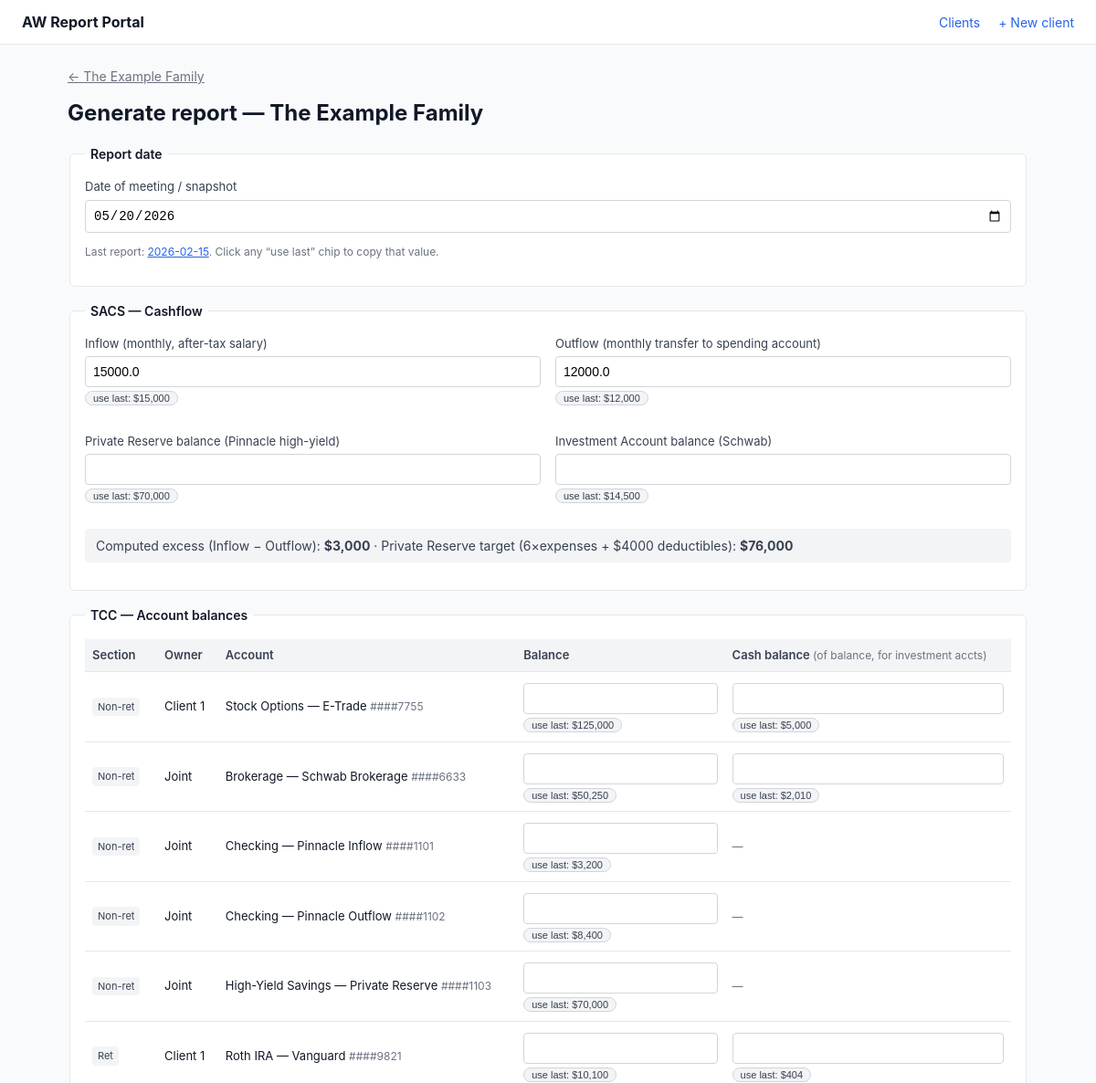
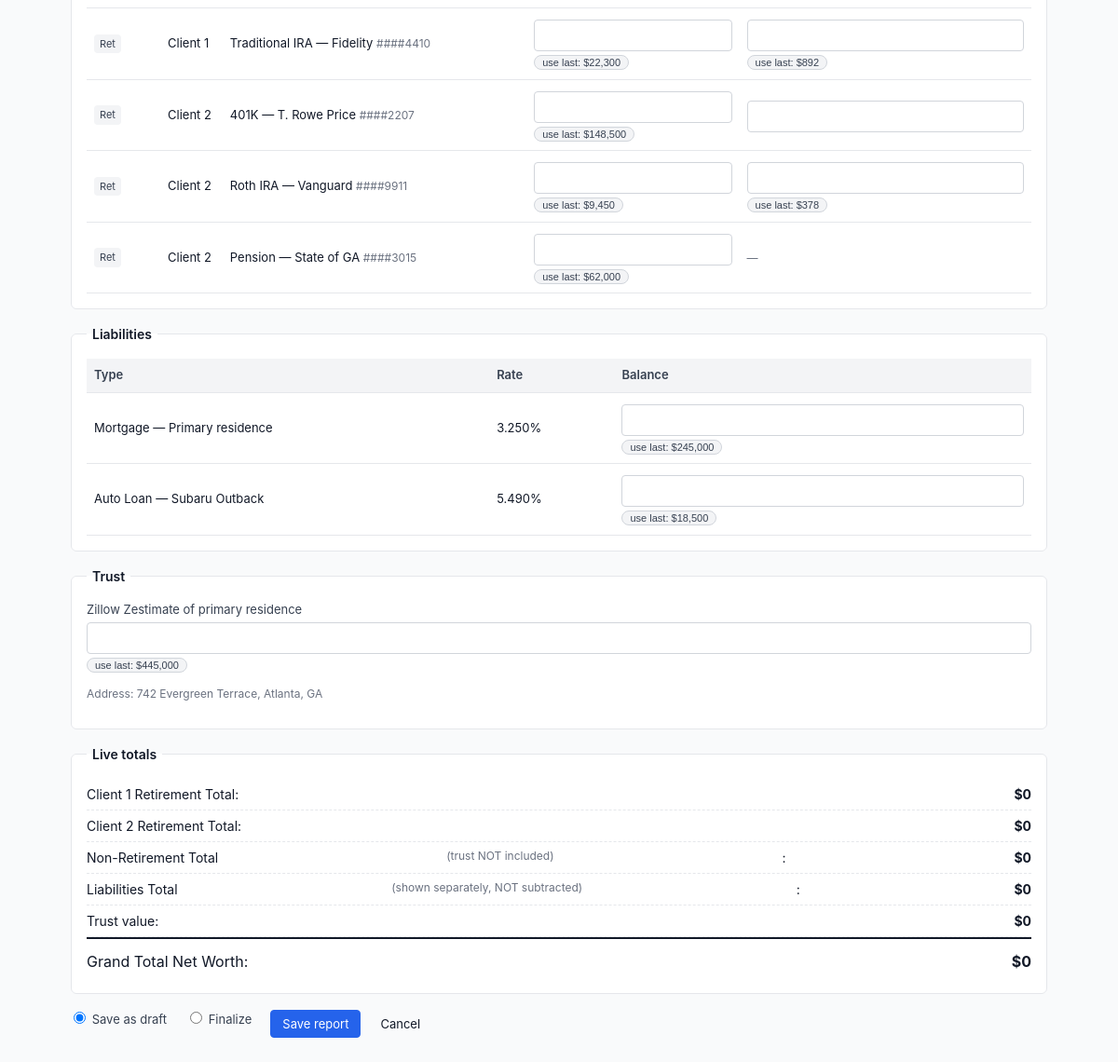
Page /clients/1/reports/new on the committed database (2 pictures, top to bottom).
### tables this page shows
CREATE TABLE clients (
    id INTEGER PRIMARY KEY AUTOINCREMENT,
    label TEXT NOT NULL,
    is_married INTEGER NOT NULL DEFAULT 0,

    client1_name TEXT NOT NULL,
    client1_dob TEXT NOT NULL,
    client1_ssn_last4 TEXT,

    client2_name TEXT,
    client2_dob TEXT,
    client2_ssn_last4 TEXT,

    monthly_salary REAL NOT NULL DEFAULT 0,
    client1_salary REAL NOT NULL DEFAULT 0,
    client2_salary REAL NOT NULL DEFAULT 0,
    monthly_expense_budget REAL NOT NULL DEFAULT 0,
    private_reserve_target_override REAL,

    trust_property_address TEXT,

    created_at TEXT DEFAULT CURRENT_TIMESTAMP,
    updated_at TEXT DEFAULT CURRENT_TIMESTAMP
);

CREATE TABLE reports (
    id INTEGER PRIMARY KEY AUTOINCREMENT,
    client_id INTEGER NOT NULL,
    report_date TEXT NOT NULL,
    inflow_monthly REAL,
    outflow_monthly REAL,
    private_reserve_balance REAL,
    investment_account_balance REAL,
    trust_zillow_value REAL,
    status TEXT NOT NULL DEFAULT 'draft' CHECK (status IN ('draft', 'finalized')),
    created_at TEXT DEFAULT CURRENT_TIMESTAMP,
    finalized_at TEXT,
    FOREIGN KEY (client_id) REFERENCES clients(id) ON DELETE CASCADE
);

CREATE TABLE accounts (
    id INTEGER PRIMARY KEY AUTOINCREMENT,
    client_id INTEGER NOT NULL,
    category TEXT NOT NULL CHECK (category IN ('retirement', 'non_retirement', 'liability')),
    owner TEXT NOT NULL CHECK (owner IN ('client1', 'client2', 'joint')),
    account_type TEXT NOT NULL,
    nickname TEXT,
    account_number_last4 TEXT,
    interest_rate REAL,
    institution TEXT,
    is_investment INTEGER NOT NULL DEFAULT 0,
    sort_order INTEGER NOT NULL DEFAULT 0,
    FOREIGN KEY (client_id) REFERENCES clients(id) ON DELETE CASCADE
);

CREATE TABLE account_balances (
    id INTEGER PRIMARY KEY AUTOINCREMENT,
    report_id INTEGER NOT NULL,
    account_id INTEGER NOT NULL,
    balance REAL,
    cash_balance REAL,
    FOREIGN KEY (report_id) REFERENCES reports(id) ON DELETE CASCADE,
    FOREIGN KEY (account_id) REFERENCES accounts(id) ON DELETE CASCADE,
    UNIQUE (report_id, account_id)
);

### app.py (the view)
    @app.route("/clients/<int:client_id>/reports/new", methods=["GET", "POST"])
    def report_new(client_id):
        client = get_client_or_404(client_id)
        accounts = get_accounts(client_id)
        last = last_report_for(client_id)
        last_balances = {b["account_id"]: dict(b) for b in (get_report_balances(last["id"]) if last else [])}
        if request.method == "POST":
            return save_report(client_id, None)
        return render_template(
            "report_form.html",
            client=client,
            accounts=accounts,
            deductibles=get_deductibles(client_id),
            report=None,
            balances={},
            last_report=last,
            last_balances=last_balances,
            today=date.today().isoformat(),
        )

### app.py (called while the page is built)
def get_client_or_404(client_id: int):
    c = dbmod.query("SELECT * FROM clients WHERE id = ?", (client_id,), one=True)
    if not c:
        abort(404)
    return c

def get_accounts(client_id: int):
    return dbmod.query(
        "SELECT * FROM accounts WHERE client_id = ? ORDER BY category, owner, sort_order, id",
        (client_id,),
    )

def get_deductibles(client_id: int):
    return dbmod.query(
        "SELECT * FROM insurance_deductibles WHERE client_id = ? ORDER BY id",
        (client_id,),
    )

def get_report_balances(report_id: int):
    return dbmod.query(
        "SELECT * FROM account_balances WHERE report_id = ?",
        (report_id,),
    )

def last_report_for(client_id: int, before_report_id: int | None = None):
    if before_report_id:
        return dbmod.query(
            "SELECT * FROM reports WHERE client_id = ? AND id < ? ORDER BY id DESC LIMIT 1",
            (client_id, before_report_id),
            one=True,
        )
    return dbmod.query(
        "SELECT * FROM reports WHERE client_id = ? ORDER BY id DESC LIMIT 1",
        (client_id,),
        one=True,
    )

### db.py (called while the page is built)
def get_db():
    if "db" not in g:
        g.db = sqlite3.connect(current_app.config["DATABASE_PATH"])
        g.db.row_factory = sqlite3.Row
        g.db.execute("PRAGMA foreign_keys = ON")
    return g.db

def query(sql: str, args: tuple = (), one: bool = False):
    cur = get_db().execute(sql, args)
    rows = cur.fetchall()
    cur.close()
    return (rows[0] if rows else None) if one else rows

### templates/report_form.html (shortened to what this page needs)
{% extends "base.html" %}
{% block content %}
<div class="breadcrumb"><a href="{{ url_for('client_detail', client_id=client.id) }}">← {{ client.label }}</a></div>
<h1>{{ "Edit report" if report else "Generate report" }} — {{ client.label }}</h1>
{% set deductible_total = deductibles | sum(attribute='amount') %}
<form method="post" class="form" id="report-form">
  <fieldset>
    <legend>Report date</legend>
    <label>Date of meeting / snapshot
      <input name="report_date" type="date" required value="{{ today }}">
    </label>
    {% if last_report %}
      <p class="hint">Last report: <a href="{{ url_for('report_view', report_id=last_report.id) }}">{{ last_report.report_date }}</a>. Click any “use last” chip to copy that value.</p>
    {% endif %}
  </fieldset>
  <fieldset>
    <legend>SACS — Cashflow</legend>
    <div class="grid-2">
      <label>Inflow (monthly, after-tax salary)
        <input name="inflow_monthly" type="number" step="0.01" min="0" required
               value="{{ report.inflow_monthly if report else client.monthly_salary }}">
        {% if last_report and last_report.inflow_monthly is not none %}
          <button type="button" class="chip" onclick="setVal('inflow_monthly', {{ last_report.inflow_monthly }})">use last: {{ last_report.inflow_monthly | usd0 }}</button>
        {% endif %}
      </label>
      <label>Outflow (monthly transfer to spending account)
        <input name="outflow_monthly" type="number" step="0.01" min="0" required
               value="{{ report.outflow_monthly if report else client.monthly_expense_budget }}">
        {% if last_report and last_report.outflow_monthly is not none %}
          <button type="button" class="chip" onclick="setVal('outflow_monthly', {{ last_report.outflow_monthly }})">use last: {{ last_report.outflow_monthly | usd0 }}</button>
        {% endif %}
      </label>
      <label>Private Reserve balance (Pinnacle high-yield)
        <input name="private_reserve_balance" type="number" step="0.01" min="0" required
               value="{{ report.private_reserve_balance if report else '' }}">
        {% if last_report and last_report.private_reserve_balance is not none %}
          <button type="button" class="chip" onclick="setVal('private_reserve_balance', {{ last_report.private_reserve_balance }})">use last: {{ last_report.private_reserve_balance | usd0 }}</button>
        {% endif %}
      </label>
      <label>Investment Account balance (Schwab)
        <input name="investment_account_balance" type="number" step="0.01" min="0" required
               value="{{ report.investment_account_balance if report else '' }}">
        {% if last_report and last_report.investment_account_balance is not none %}
          <button type="button" class="chip" onclick="setVal('investment_account_balance', {{ last_report.investment_account_balance }})">use last: {{ last_report.investment_account_balance | usd0 }}</button>
        {% endif %}
      </label>
    </div>
    <p class="readonly">
      Computed excess (Inflow − Outflow): <strong id="calc-excess">—</strong> ·
      Private Reserve target ({% if client.private_reserve_target_override %}override{% else %}6×expenses + ${{ "%.0f" | format(deductible_total) }} deductibles{% endif %}):
      <strong id="calc-target">{{ (client.private_reserve_target_override or (6 * client.monthly_expense_budget + deductible_total)) | usd0 }}</strong>
    </p>
  </fieldset>
  <fieldset>
    <legend>TCC — Account balances</legend>
    <table class="balances">
      <thead>
        <tr><th>Section</th><th>Owner</th><th>Account</th><th>Balance</th><th>Cash balance <span class="hint">(of balance, for investment accts)</span></th></tr>
      </thead>
      <tbody>
        {% for a in accounts if a.category in ('retirement', 'non_retirement') %}
          {% set b = balances.get(a.id, {}) %}
          {% set lb = last_balances.get(a.id, {}) %}
          <tr data-account-id="{{ a.id }}" data-category="{{ a.category }}" data-owner="{{ a.owner }}">
            <td><span class="badge">{{ 'Ret' if a.category=='retirement' else 'Non-ret' }}</span></td>
            <td>{{ a.owner | replace('client','Client ') | title }}</td>
            <td>{{ a.account_type }}{% if a.nickname %} — {{ a.nickname }}{% endif %}
                {% if a.account_number_last4 %}<span class="hint">####{{ a.account_number_last4 }}</span>{% endif %}</td>
            <td>
              <input name="bal_{{ a.id }}" type="number" step="0.01" min="0" required
                     class="bal-input"
                     value="{{ b.balance if b.balance is not none else '' }}">
              {% if lb.get('balance') is not none %}
                <button type="button" class="chip" onclick="setBal({{ a.id }}, 'balance', {{ lb.balance }})">use last: {{ lb.balance | usd0 }}</button>
              {% endif %}
            </td>
            <td>
              {% if a.is_investment %}
                <input name="cash_{{ a.id }}" type="number" step="0.01" min="0"
                       value="{{ b.cash_balance if b.get('cash_balance') is not none else '' }}">
                {% if lb.get('cash_balance') is not none %}
                  <button type="button" class="chip" onclick="setBal({{ a.id }}, 'cash', {{ lb.cash_balance }})">use last: {{ lb.cash_balance | usd0 }}</button>
                {% endif %}
              {% else %}<span class="hint">—</span>{% endif %}
            </td>
          </tr>
        {% endfor %}
      </tbody>
    </table>
  </fieldset>
  {% set liabilities = accounts | selectattr('category', 'equalto', 'liability') | list %}
  {% if liabilities %}
  <fieldset>
    <legend>Liabilities</legend>
    <table class="balances">
      <thead><tr><th>Type</th><th>Rate</th><th>Balance</th></tr></thead>
      <tbody>
        {% for a in liabilities %}
          {% set b = balances.get(a.id, {}) %}
          {% set lb = last_balances.get(a.id, {}) %}
          <tr data-account-id="{{ a.id }}" data-category="liability">
            <td>{{ a.account_type }}{% if a.nickname %} — {{ a.nickname }}{% endif %}</td>
            <td>{{ a.interest_rate | pct }}</td>
            <td>
              <input name="bal_{{ a.id }}" type="number" step="0.01" min="0" required
                     class="bal-input"
                     value="{{ b.balance if b.balance is not none else '' }}">
              {% if lb.get('balance') is not none %}
                <button type="button" class="chip" onclick="setBal({{ a.id }}, 'balance', {{ lb.balance }})">use last: {{ lb.balance | usd0 }}</button>
              {% endif %}
            </td>
          </tr>
        {% endfor %}
      </tbody>
    </table>
  </fieldset>
  {% endif %}
  <fieldset>
    <legend>Trust</legend>
    <label>Zillow Zestimate of primary residence
      <input name="trust_zillow_value" type="number" step="0.01" min="0" required
             value="{{ report.trust_zillow_value if report else '' }}">
      {% if last_report and last_report.trust_zillow_value is not none %}
        <button type="button" class="chip" onclick="setVal('trust_zillow_value', {{ last_report.trust_zillow_value }})">use last: {{ last_report.trust_zillow_value | usd0 }}</button>
      {% endif %}
    </label>
    <p class="hint">Address: {{ client.trust_property_address or "(no address on file)" }}</p>
  </fieldset>
  <fieldset class="totals">
    <legend>Live totals</legend>
    <ul>
      <li>Client 1 Retirement Total: <strong id="t-c1ret">—</strong></li>
      {% if client.is_married %}<li>Client 2 Retirement Total: <strong id="t-c2ret">—</strong></li>{% endif %}
      <li>Non-Retirement Total <span class="hint">(trust NOT included)</span>: <strong id="t-nonret">—</strong></li>
      <li>Liabilities Total <span class="hint">(shown separately, NOT subtracted)</span>: <strong id="t-liab">—</strong></li>
      <li>Trust value: <strong id="t-trust">—</strong></li>
      <li class="grand">Grand Total Net Worth: <strong id="t-grand">—</strong></li>
    </ul>
  </fieldset>
  <div class="form-actions">
    <label class="inline"><input type="radio" name="status" value="draft" {% if not report or report.status=='draft' %}checked{% endif %}> Save as draft</label>
    <label class="inline"><input type="radio" name="status" value="finalized" {% if report and report.status=='finalized' %}checked{% endif %}> Finalize</label>
    <button type="submit" class="btn primary">Save report</button>
    <a class="btn ghost" href="{{ url_for('client_detail', client_id=client.id) }}">Cancel</a>
  </div>
</form>
{% endblock %}

### static/style.css (style rules this page uses)
:root { --blue: #2563eb; --blue-dark: #1d4ed8; --green: #16a34a; --red: #dc2626; --gray-50: #f9fafb; --gray-100: #f3f4f6; --gray-200: #e5e7eb; --gray-300: #d1d5db; --gray-500: #6b7280; --gray-700: #374151; --gray-900: #111827; }
* { box-sizing: border-box; }
body { margin: 0; font-family: -apple-system, system-ui, "Segoe UI", Roboto, sans-serif; color: var(--gray-900); background: var(--gray-50); font-size: 14px; line-height: 1.5; }
a { color: var(--blue); }
.breadcrumb { margin-bottom: 12px; color: var(--gray-500); }
.breadcrumb a { color: var(--gray-500); }
h1 { font-size: 24px; margin: 0 0 16px; }
.hint { color: var(--gray-500); font-size: 12px; font-weight: normal; }
table.data, table.accounts, table.deductibles, table.balances { width: 100%; border-collapse: collapse; }
table.data th, table.data td, table.balances th, table.balances td, table.accounts th, table.accounts td, table.deductibles th, table.deductibles td { text-align: left; padding: 8px; border-bottom: 1px solid var(--gray-200); font-size: 13px; }
table.data th, table.balances th, table.accounts th, table.deductibles th { background: var(--gray-100); font-weight: 600; color: var(--gray-700); }
table.balances input, table.accounts input, table.accounts select, table.deductibles input { width: 100%; padding: 6px 8px; border: 1px solid var(--gray-300); border-radius: 4px; font-size: 13px; }
.badge { display: inline-block; padding: 2px 6px; background: var(--gray-100); color: var(--gray-700); border-radius: 4px; font-size: 11px; margin-right: 6px; }
.form fieldset { border: 1px solid var(--gray-200); border-radius: 6px; padding: 16px; margin-bottom: 16px; background: white; }
.form legend { font-weight: 600; padding: 0 6px; }
.form label { display: block; margin-bottom: 12px; font-size: 13px; color: var(--gray-700); }
.form label.inline { display: inline-block; margin-right: 12px; }
.form input[type="text"], .form input[type="number"], .form input[type="date"], .form input:not([type]) { display: block; width: 100%; padding: 8px; border: 1px solid var(--gray-300); border-radius: 4px; font-size: 14px; margin-top: 4px; }
.form .grid-2 { display: grid; grid-template-columns: 1fr 1fr; gap: 16px; }
.form .readonly { background: var(--gray-100); padding: 8px 12px; border-radius: 4px; color: var(--gray-700); }
.form-actions { display: flex; gap: 8px; align-items: center; }
.btn { display: inline-block; padding: 6px 12px; border: 1px solid var(--gray-300); border-radius: 4px; background: white; color: var(--gray-900); text-decoration: none; cursor: pointer; font-size: 13px; font-family: inherit; }
.btn.primary { background: var(--blue); border-color: var(--blue); color: white; }
.btn.ghost { background: transparent; border-color: transparent; }
.chip { background: var(--gray-100); border: 1px solid var(--gray-300); border-radius: 11px; padding: 1px 8px; font-size: 11px; color: var(--gray-700); cursor: pointer; margin-top: 4px; }
.totals ul { list-style: none; padding: 0; margin: 0; }
.totals li { padding: 6px 0; border-bottom: 1px dashed var(--gray-200); display: flex; justify-content: space-between; }
.totals li.grand { font-size: 16px; padding-top: 12px; border-top: 2px solid var(--gray-900); border-bottom: none; }

### rows in the picture
clients: label "The Example Family", inflow_monthly "15000.0", outflow_monthly "12000.0", monthly_expense_budget "$76,000", trust_property_address "742 Evergreen Terrace, Atlanta, GA"
reports: report_date "2026-02-15", inflow_monthly "$15,000", outflow_monthly "$12,000", private_reserve_balance "$70,000", investment_account_balance "$14,500", trust_zillow_value "$445,000"
accounts: category "Non-ret", owner "Client 1", account_type "Stock Options", nickname "E-Trade", account_number_last4 "7755"
account_balances: balance "$125,000", cash_balance "$5,000"
accounts: category "Non-ret", owner "Joint", account_type "Brokerage", nickname "Schwab Brokerage", account_number_last4 "6633"
account_balances: balance "$50,250", cash_balance "$2,010"
accounts: category "Non-ret", owner "Joint", account_type "Checking", nickname "Pinnacle Inflow", account_number_last4 "1101"
account_balances: balance "$3,200"
accounts: category "Non-ret", owner "Joint", account_type "Checking", nickname "Pinnacle Outflow", account_number_last4 "1102"
account_balances: balance "$8,400"
accounts: category "Non-ret", owner "Joint", account_type "High-Yield Savings", nickname "Private Reserve", account_number_last4 "1103"
account_balances: balance "$70,000"
accounts: category "Ret", owner "Client 1", account_type "Roth IRA", nickname "Vanguard", account_number_last4 "9821"
account_balances: balance "$10,100", cash_balance "$404"
accounts: category "Ret", owner "Client 1", account_type "Traditional IRA", nickname "Fidelity", account_number_last4 "4410"
account_balances: balance "$22,300", cash_balance "$892"
accounts: category "Ret", owner "Client 2", account_type "401K", nickname "T. Rowe Price", account_number_last4 "2207"
account_balances: balance "$148,500"
accounts: category "Ret", owner "Client 2", account_type "Roth IRA", nickname "Vanguard", account_number_last4 "9911"
account_balances: balance "$9,450", cash_balance "$378"
accounts: category "Ret", owner "Client 2", account_type "Pension", nickname "State of GA", account_number_last4 "3015"
account_balances: balance "$62,000"
accounts: account_type "Mortgage", nickname "Primary residence", interest_rate|pct "3.250%"
account_balances: balance "$245,000"
accounts: account_type "Auto Loan", nickname "Subaru Outback", interest_rate|pct "5.490%"
account_balances: balance "$18,500"

### other values in the picture
{{ "Edit report" if report else "Generate report" }} "Generate report"
{{ "%.0f" | format(deductible_total) }} "4000"
